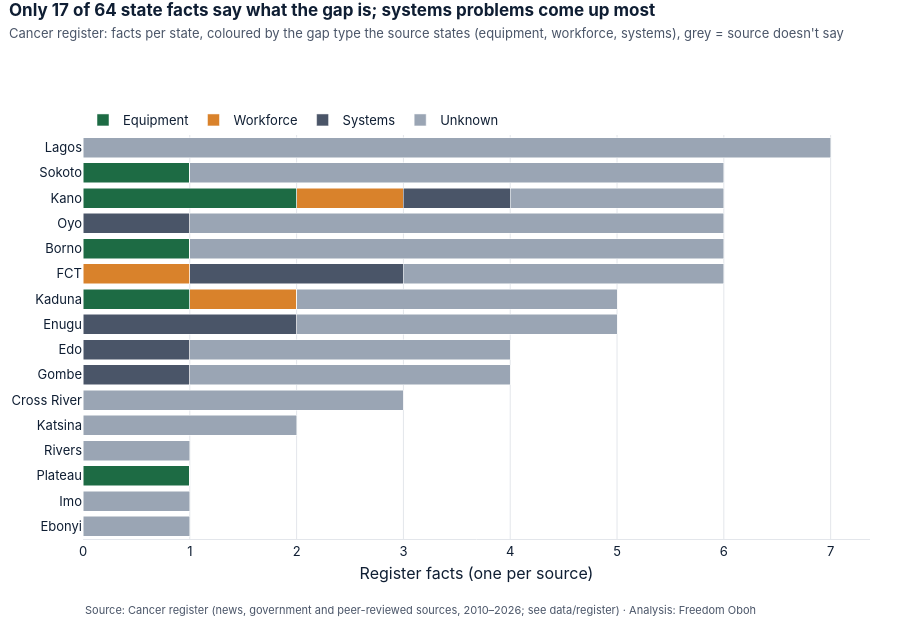

This figure's notebook cell:
### Code cell
charts.register_gap_types(by_state, "Cancer").show()

### Figure 1 — Plotly figure (JSON) as saved in the notebook; plotly's stock layout.template omitted (floating-point values rounded to 4 significant figures)
{"data": [{"hovertemplate": "%{y}: %{x} equipment facts<extra></extra>", "marker": {"color": "#1D6B44"}, "name": "Equipment", "orientation": "h", "type": "bar", "x": [0.0, 0.0, 1.0, 0.0, 0.0, 0.0, 0.0, 0.0, 0.0, 1.0, 0.0, 1.0, 0.0, 2.0, 1.0, 0.0], "y": ["Ebonyi", "Imo", "Plateau", "Rivers", "Katsina", "Cross River", "Gombe", "Edo", "Enugu", "Kaduna", "FCT", "Borno", "Oyo", "Kano", "Sokoto", "Lagos"]}, {"hovertemplate": "%{y}: %{x} workforce facts<extra></extra>", "marker": {"color": "#D9822B"}, "name": "Workforce", "orientation": "h", "type": "bar", "x": [0.0, 0.0, 0.0, 0.0, 0.0, 0.0, 0.0, 0.0, 0.0, 1.0, 1.0, 0.0, 0.0, 1.0, 0.0, 0.0], "y": ["Ebonyi", "Imo", "Plateau", "Rivers", "Katsina", "Cross River", "Gombe", "Edo", "Enugu", "Kaduna", "FCT", "Borno", "Oyo", "Kano", "Sokoto", "Lagos"]}, {"hovertemplate": "%{y}: %{x} systems facts<extra></extra>", "marker": {"color": "#4A5568"}, "name": "Systems", "orientation": "h", "type": "bar", "x": [0.0, 0.0, 0.0, 0.0, 0.0, 0.0, 1.0, 1.0, 2.0, 0.0, 2.0, 0.0, 1.0, 1.0, 0.0, 0.0], "y": ["Ebonyi", "Imo", "Plateau", "Rivers", "Katsina", "Cross River", "Gombe", "Edo", "Enugu", "Kaduna", "FCT", "Borno", "Oyo", "Kano", "Sokoto", "Lagos"]}, {"hovertemplate": "%{y}: %{x} unknown facts<extra></extra>", "marker": {"color": "#9AA5B4"}, "name": "Unknown", "orientation": "h", "type": "bar", "x": [1.0, 1.0, 0.0, 1.0, 2.0, 3.0, 3.0, 3.0, 3.0, 3.0, 3.0, 5.0, 5.0, 2.0, 5.0, 7.0], "y": ["Ebonyi", "Imo", "Plateau", "Rivers", "Katsina", "Cross River", "Gombe", "Edo", "Enugu", "Kaduna", "FCT", "Borno", "Oyo", "Kano", "Sokoto", "Lagos"]}], "layout": {"annotations": [{"font": {"color": "#4A5568", "size": 11}, "showarrow": false, "text": "Source: Cancer register (news, government and peer-reviewed sources, 2010–2026; see data/register) · Analysis: Freedom Oboh", "x": 0, "xanchor": "left", "xref": "paper", "y": 0, "yanchor": "top", "yref": "paper", "yshift": -62}], "barmode": "stack", "font": {"color": "#0F1E33", "family": "Inter, Segoe UI, Arial, sans-serif", "size": 13}, "height": 634, "hoverlabel": {"bgcolor": "white", "font": {"color": "#0F1E33"}}, "legend": {"orientation": "h", "title": {}, "traceorder": "normal", "x": 0, "y": 1.0, "yanchor": "bottom"}, "margin": {"b": 95, "l": 20, "r": 30, "t": 135}, "paper_bgcolor": "white", "plot_bgcolor": "white", "showlegend": true, "title": {"font": {"size": 17}, "pad": {"t": 16}, "text": "<b>Only 17 of 64 state facts say what the gap is; systems problems come up most</b><br><span style='font-size:13px;color:#4A5568'>Cancer register: facts per state, coloured by the gap type the source states (equipment, workforce, systems), grey = source doesn't say</span>", "x": 0.01, "xanchor": "left", "y": 1, "yanchor": "top", "yref": "container"}, "xaxis": {"automargin": true, "gridcolor": "#E3E6EB", "linecolor": "#E3E6EB", "showgrid": true, "title": {"standoff": 10, "text": "Register facts (one per source)"}, "zeroline": false}, "yaxis": {"automargin": true, "gridcolor": "#E3E6EB", "showgrid": false, "title": {"standoff": 10}, "zeroline": false}}}
